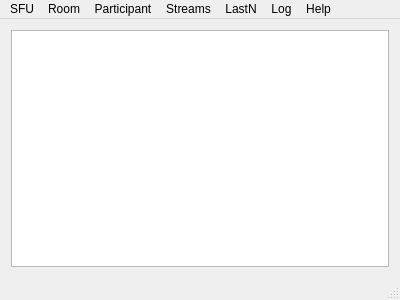
<?xml version="1.0" encoding="UTF-8"?>
<ui version="4.0">
 <class>MainWindow</class>
 <widget class="QMainWindow" name="MainWindow">
  <property name="geometry">
   <rect>
    <x>0</x>
    <y>0</y>
    <width>400</width>
    <height>300</height>
   </rect>
  </property>
  <property name="windowTitle">
   <string>MainWindow</string>
  </property>
  <widget class="QWidget" name="centralWidget">
   <layout class="QVBoxLayout" name="verticalLayout">
    <item>
     <widget class="QPlainTextEdit" name="logWindow"/>
    </item>
   </layout>
  </widget>
  <widget class="QMenuBar" name="menuBar">
   <property name="geometry">
    <rect>
     <x>0</x>
     <y>0</y>
     <width>400</width>
     <height>22</height>
    </rect>
   </property>
   <widget class="QMenu" name="menuDarkmatter_SFU_Client">
    <property name="title">
     <string>SFU</string>
    </property>
    <addaction name="actionConnect"/>
    <addaction name="actionDisconnect"/>
    <addaction name="actionExit"/>
   </widget>
   <widget class="QMenu" name="menuRoom">
    <property name="title">
     <string>Room</string>
    </property>
    <addaction name="actionCreateRoom"/>
    <addaction name="actionCreateAuditRoom"/>
    <addaction name="actionDestroyRoom"/>
   </widget>
   <widget class="QMenu" name="menuParticipant">
    <property name="title">
     <string>Participant</string>
    </property>
    <addaction name="actionJoinRoom"/>
    <addaction name="actionSeek"/>
    <addaction name="actionLimit"/>
    <addaction name="actionLeaveRoom"/>
   </widget>
   <widget class="QMenu" name="menuStreams">
    <property name="title">
     <string>Streams</string>
    </property>
    <addaction name="actionStreamCamera"/>
    <addaction name="actionStreamDesktop"/>
   </widget>
   <widget class="QMenu" name="menuLastN">
    <property name="title">
     <string>LastN</string>
    </property>
    <addaction name="actionLastNone"/>
    <addaction name="actionLastOne"/>
    <addaction name="actionLastTwo"/>
    <addaction name="actionLastFour"/>
    <addaction name="actionLastAll"/>
   </widget>
   <widget class="QMenu" name="menuLog">
    <property name="title">
     <string>Log</string>
    </property>
    <addaction name="actionClearLog"/>
    <addaction name="actionSaveLog"/>
   </widget>
   <widget class="QMenu" name="menuHelp">
    <property name="title">
     <string>Help</string>
    </property>
    <addaction name="actionAbout"/>
   </widget>
   <addaction name="menuDarkmatter_SFU_Client"/>
   <addaction name="menuRoom"/>
   <addaction name="menuParticipant"/>
   <addaction name="menuStreams"/>
   <addaction name="menuLastN"/>
   <addaction name="menuLog"/>
   <addaction name="menuHelp"/>
  </widget>
  <widget class="QStatusBar" name="statusBar"/>
  <action name="actionConnect">
   <property name="text">
    <string>Connect</string>
   </property>
  </action>
  <action name="actionDisconnect">
   <property name="text">
    <string>Disconnect</string>
   </property>
  </action>
  <action name="actionExit">
   <property name="text">
    <string>Exit</string>
   </property>
  </action>
  <action name="actionCreateRoom">
   <property name="text">
    <string> Create Room</string>
   </property>
  </action>
  <action name="actionCreateAuditRoom">
   <property name="text">
    <string>Create Audit Room</string>
   </property>
  </action>
  <action name="actionDestroyRoom">
   <property name="text">
    <string> Destroy Room</string>
   </property>
  </action>
  <action name="actionJoinRoom">
   <property name="text">
    <string>Join Room</string>
   </property>
   <property name="toolTip">
    <string> Join room</string>
   </property>
  </action>
  <action name="actionSeek">
   <property name="text">
    <string>Seek</string>
   </property>
  </action>
  <action name="actionLimit">
   <property name="text">
    <string>Limit</string>
   </property>
  </action>
  <action name="actionLeaveRoom">
   <property name="text">
    <string>Leave Room</string>
   </property>
   <property name="toolTip">
    <string> Leave room</string>
   </property>
  </action>
  <action name="actionStreamCamera">
   <property name="text">
    <string>Camera</string>
   </property>
  </action>
  <action name="actionStreamDesktop">
   <property name="text">
    <string>Desktop</string>
   </property>
  </action>
  <action name="actionLastNone">
   <property name="text">
    <string>None</string>
   </property>
  </action>
  <action name="actionLastOne">
   <property name="text">
    <string>1</string>
   </property>
  </action>
  <action name="actionLastTwo">
   <property name="text">
    <string>2</string>
   </property>
  </action>
  <action name="actionLastFour">
   <property name="text">
    <string>4</string>
   </property>
  </action>
  <action name="actionLastAll">
   <property name="text">
    <string>All</string>
   </property>
  </action>
  <action name="actionClearLog">
   <property name="text">
    <string>Clear Log</string>
   </property>
  </action>
  <action name="actionAbout">
   <property name="text">
    <string>About ...</string>
   </property>
  </action>
  <action name="actionSaveLog">
   <property name="text">
    <string>Save Log</string>
   </property>
  </action>
 </widget>
 <layoutdefault spacing="6" margin="11"/>
 <resources/>
 <connections/>
</ui>
